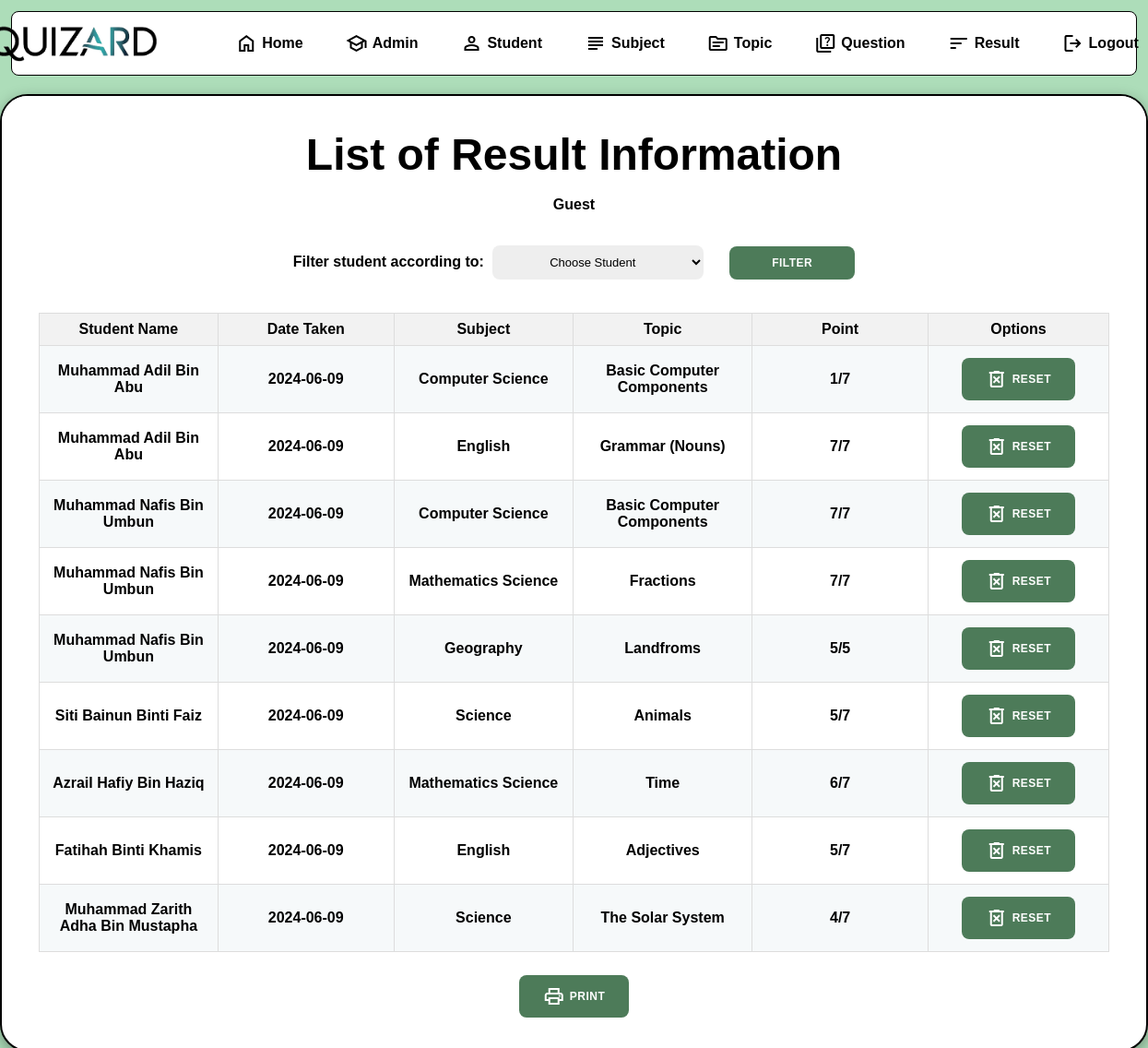
The app's page /quizard/menu_result.php with its own data.
### tables this page shows
CREATE TABLE `student` (
  `studID` varchar(10) NOT NULL,
  `studName` varchar(50) NOT NULL,
  `studPhone` varchar(12) DEFAULT NULL,
  `studEmail` varchar(30) DEFAULT NULL,
  `studSchool` varchar(20) DEFAULT NULL,
  `password` varchar(255) NOT NULL,
  `isPremium` tinyint(1) NOT NULL
);

CREATE TABLE `subject` (
  `subID` varchar(10) NOT NULL,
  `subName` varchar(50) NOT NULL,
  `subCreate` date NOT NULL,
  `subDesc` varchar(255) DEFAULT NULL,
  `subBan` varchar(255) DEFAULT NULL,
  `adminID` varchar(10) DEFAULT NULL
);

CREATE TABLE `topic` (
  `topID` varchar(10) NOT NULL,
  `topName` varchar(50) NOT NULL,
  `topCreate` date NOT NULL,
  `topDesc` varchar(255) DEFAULT NULL,
  `subID` varchar(10) DEFAULT NULL
);

### quizard/menu_result.php (the view, shortened to what this page needs)
<!DOCTYPE html>
<html>
<head>
    <link rel="stylesheet" href="style5.css">
</head>
<body>
    <nav>
        <img src="image/logo.png">
        <a href="menu_home.php"><span class='material-symbols-outlined'>home</span>Home</a>
        <a href="menu_admin.php"><span class='material-symbols-outlined'>school</span>Admin</a>
        <a href="menu_student.php"><span class='material-symbols-outlined'>person</span>Student</a>
        <a href="menu_subject.php"><span class='material-symbols-outlined'>subject</span>Subject</a>
        <a href="menu_topic.php"><span class='material-symbols-outlined'>topic</span>Topic</a>
        <a href="menu_question.php"><span class='material-symbols-outlined'>quiz</span>Question</a>
        <a href="menu_result.php"><span class='material-symbols-outlined'>sort</span>Result</a>
        <a href="logout.php"><span class='material-symbols-outlined'>logout</span>Logout</a>
    </nav>
    <div class="container" id="container">
        <div class="form-container sign-up">
            <form>
            <?php
                include("dbconn.php");
                $sql="SELECT s.studID, s.studName, su.subName, t.topID, t.topName, SUM(sa.point) AS TotalPoint, sa.dateAns, sa.studID, COUNT(q.quesID) AS TotalQ
                        FROM student s
                        JOIN stud_answer sa ON s.studID=sa.studID
                        JOIN question q ON sa.quesID=q.quesID
                        JOIN topic t ON q.topID=t.topID
                        JOIN subject su ON t.subID=su.subID";
                $sql .= " GROUP BY su.subID, t.topID, s.studID
                        ORDER BY s.studID ASC";
                $query = mysqli_query($dbconn, $sql) or die ("Error: " . mysqli_error($dbconn));
                if (mysqli_num_rows($query) == 0) {
                    echo "<br><br>";
                    echo "No record found";
                    echo "<button type='submit'><span class='material-symbols-outlined'>arrow_back</span>Back</button></td>";
                }
                else{
                    echo"<br>";
                    echo"<br>";
                    echo"<font size='9'>List of Result Information</font>";
                    echo"<br>";
                    if (isset($_SESSION['adminName'])) {
                        echo "<h4>Hi Admin, " . $_SESSION['adminName'] . "</h4>";
                    } else {
                        echo "<h4>Guest</h4>";
                    }
                    echo"<br>";
                    echo "<table id='sorting'>";
                    echo "<tr>";
                    echo "<td>Filter student according to:
                            <select name='sort' class='option'>
                                <option value='' disabled selected>Choose Student</option>
                                <option value='all'>All Student</option>";
                    echo "</select>";
                    echo "<button type='submit' class='custom-button'>Filter</button></td>";
                    echo "</tr>";
                    echo "</table>";
                    echo "<table>";
                    echo "<tr>";
                    echo "<th>Student Name</th>";
                    echo "<th>Date Taken</th>";
                    echo "<th>Subject</th>";
                    echo "<th>Topic</th>";
                    echo "<th>Point</th>";
                    echo "<th>Options</th>";
                    echo "</tr>";
                    while ($row = mysqli_fetch_array($query)) {
                        echo "<tr>";
                        echo "<td>".$row["studName"]."</td>";
                        echo "<td>".$row["dateAns"]."</td>";
                        echo "<td>".$row["subName"]."</td>";
                        echo "<td>".$row["topName"]."</td>";
                        echo "<td>".$row["TotalPoint"]."/".$row["TotalQ"]."</td>";
                        echo "<td>
                                <a href='resetAnswer.php?stud_ID=".$row["studID"]."&top_ID=".$row["topID"]."' class='button2'>
                                    <span class='material-symbols-outlined'>delete_forever</span>Reset
                                </a>
                              </td>";
                        echo "</tr>";
                    }
                    echo "</table>";
                    echo "<td><a href='#' onclick='window.print()' class='button2'><span class='material-symbols-outlined'>print</span>Print</a></td>";
                }
                ?>
            </form>
        </div>
    </div>
</body>
</html>

### quizard/style5.css (style rules this page uses)
* { margin: 0; padding: 0; box-sizing: border-box; font-family: 'Poppins', sans-serif; }
body { display: flex; justify-content: center; align-items: top; min-height: 100vh; background-color: rgb(173, 221, 185); padding: 12px; font-weight: bold; }
nav { position: relative; width: 1290px; height: 70px; background: #fff; border-radius: 8px; display: flex; justify-content: center; align-items: center; opacity: 1.0; border: 1px solid black; }
nav a { position: relative; display: inline-block; font-size: 1em; font-weight: 500; color: #fff; text-decoration: none; padding: 0 23px; z-index: 1; color: black; font-weight: bold; display: inline-flex; align-items: center; gap: 5px; }
nav img { height: 60%; width: auto; padding-right: 2%; display: block; margin-right: 3%; }
.container { background-color: #fff; border-radius: 30px; box-shadow: 0 5px 15px rgba(0, 0, 0, 0.35); position: absolute; overflow: hidden; width: 1550px; max-width: 100%; min-height: 700px; margin-top: 90px; border-style: solid; border-width: 2px; padding-bottom: 10px; }
.container button { background-color: #4d7b59; color: #fff; font-size: 12px; padding: 10px 45px; border: 1px solid transparent; border-radius: 8px; font-weight: 600; letter-spacing: 0.5px; text-transform: uppercase; margin-top: 10px; cursor: pointer; display: inline-flex; align-items: center; gap: 8px; }
.container form { background-color: #fff; display: flex; align-items: center; justify-content: center; flex-direction: column; padding: 0 40px; height: 100%; margin-bottom: 20px; }
.form-container { position: center; top: 0; height: 100%; transition: all 0.6s ease-in-out; }
table { width: 100%; border-collapse: collapse; margin-bottom: 20px; }
th, td { border: 1px solid #ddd; padding: 8px; text-align: center; width: 200px; }
th { background-color: #f2f2f2; }
tr:nth-child(even) { background-color: rgba(246, 249, 250, 0.986); }
a { text-decoration: none; color: blue; }
.button2 { background-color: #4d7b59; color: #fff; font-size: 12px; padding: 10px 25px; border: 1px solid transparent; border-radius: 8px; font-weight: 600; letter-spacing: 0.5px; text-transform: uppercase; margin-top: 5px; margin-bottom: 5px; cursor: pointer; display: inline-flex; align-items: center; gap: 5px; }
#sorting { background-color: #fff; border: none; border-collapse: collapse; }
#sorting td, #sorting th { border: none; padding-bottom: -50px; padding-top: -50px; background-color: #fff; }
#sorting input, #sorting select { background-color: #eee; border: none; margin: 8px 5px; padding: 10px 15px; font-size: 13px; border-radius: 8px; width: 20%; outline: none; appearance: pointer; text-align: center; }
.custom-button { background-color: #4d7b59; color: #fff; font-size: 12px; padding: 14px 20px; border-radius: 8px; font-weight: 600; letter-spacing: 0.5px; text-transform: uppercase; cursor: pointer; margin-left: 2%; }

### records on screen
student: studName "Muhammad Adil Bin Abu", dateAns "2024-06-09", subject.subName "Computer Science", topic.topName "Basic Computer Components", TotalPoint "1", TotalQ "7", subject.subName "English", topic.topName "Grammar (Nouns)", TotalPoint "7"
student: studName "Muhammad Nafis Bin Umbun", dateAns "2024-06-09", subject.subName "Computer Science", topic.topName "Basic Computer Components", TotalPoint "7", TotalQ "7", subject.subName "Mathematics Science", topic.topName "Fractions", subject.subName "Geography", topic.topName "Landfroms", TotalPoint "5", TotalQ "5"
student: studName "Siti Bainun Binti Faiz", dateAns "2024-06-09", subject.subName "Science", topic.topName "Animals", TotalPoint "5", TotalQ "7"
student: studName "Azrail Hafiy Bin Haziq", dateAns "2024-06-09", subject.subName "Mathematics Science", topic.topName "Time", TotalPoint "6", TotalQ "7"
student: studName "Fatihah Binti Khamis", dateAns "2024-06-09", subject.subName "English", topic.topName "Adjectives", TotalPoint "5", TotalQ "7"
student: studName "Muhammad Zarith Adha Bin Mustapha", dateAns "2024-06-09", subject.subName "Science", topic.topName "The Solar System", TotalPoint "4", TotalQ "7"
